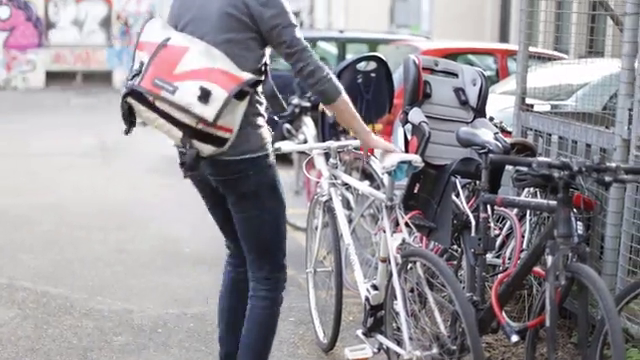
#> input picture frame 27 of cycle.mp4, 640 x 360 px, given in place of random.mp4, which was not available
$ python motionDetection.py
#> lines starting #> are read from the running program, lines starting #| are printed output that depends on the picture; after the words box and inside, x2 and y2 are one past the last pixel; in counts of white or black regions, pixels touching at a corner belong together; pictures that were not available may be replaced by others from this repository, and a replacement may not be noted

import numpy as np
import cv2 as cv

cap = cv.VideoCapture('random.mp4')
fps = cap.get(cv.CAP_PROP_FPS)

ret ,prevFrame = cap.read()
#> prevFrame is the input picture: shape (360, 640, 3); mean B, G, R 152.2, 146.4, 150.2
ret ,currFrame = cap.read()
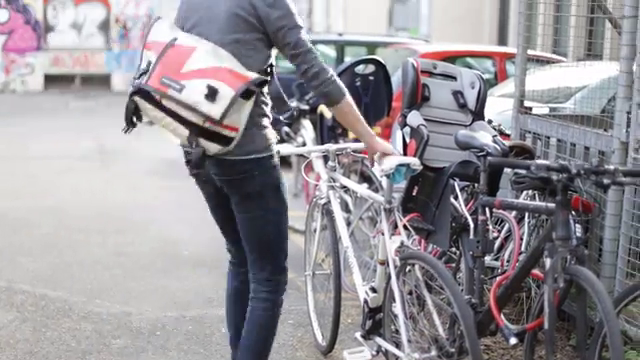
#> input picture frame 28 of cycle.mp4, 640 x 360 px, given in place of random.mp4, which was not available
#> currFrame is the input picture: shape (360, 640, 3); mean B, G, R 153.1, 147.6, 151.2

while True:

    frameDiff = cv.absdiff(prevFrame, currFrame)
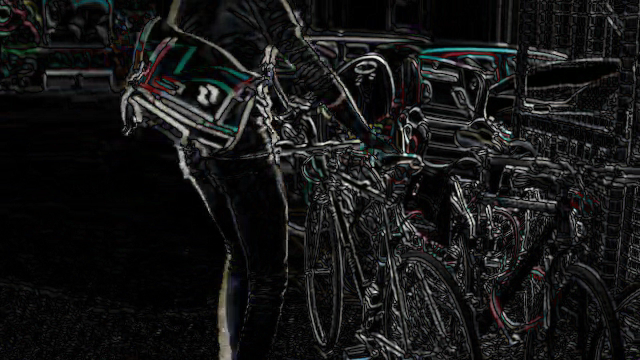
#> frameDiff: shape (360, 640, 3); mean B, G, R 22.3, 22.4, 22.2
    gray = cv.cvtColor(frameDiff, cv.COLOR_BGR2GRAY)
    blur = cv.GaussianBlur(gray, (5,5), 0)
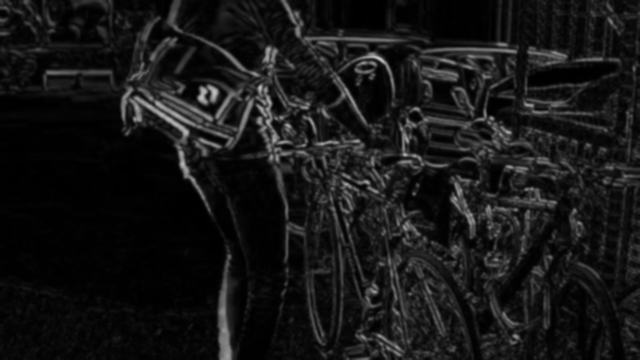
#> blur: shape (360, 640); min 0, max 196, mean 22.3
    _, threshold = cv.threshold(blur, 20, 255, cv.THRESH_BINARY)
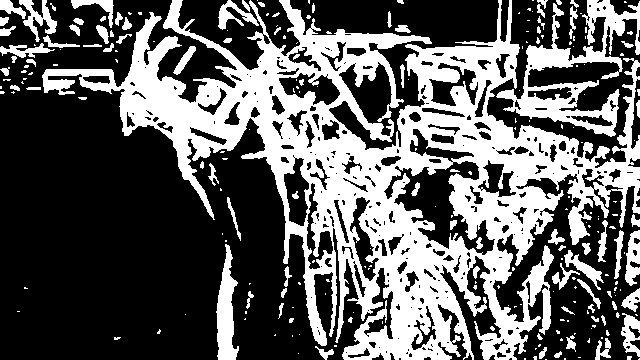
#> threshold: shape (360, 640); 37.1% white; 239 white regions (152 under 20 px)
    contours,hierarchy = cv.findContours(threshold, cv.RETR_TREE, cv.CHAIN_APPROX_SIMPLE)
#> contours = 529 contours, 342 with area under 20; largest, box (x1, y1, x2, y2) and area: (42, 0, 640, 360) 83312, (496, 0, 640, 137) 5766, (383, 160, 496, 256) 4474, (216, 244, 239, 360) 1390, (278, 72, 341, 106) 1176

    frame = cv.drawContours(prevFrame.copy(), contours, -1, (0,255,0), 2)
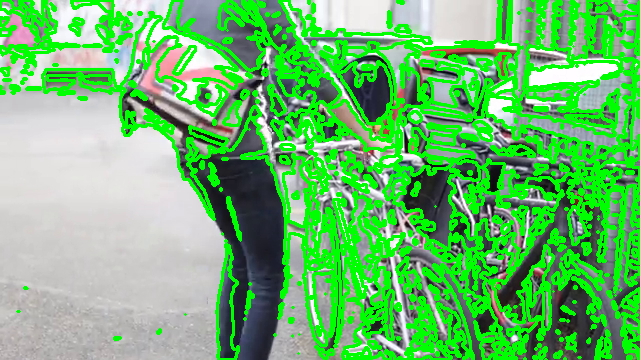
#> frame: shape (360, 640, 3); mean B, G, R 108.7, 186.8, 107.6


    cv.imshow('image', frame)

    prevFrame = currFrame
    _,currFrame = cap.read()
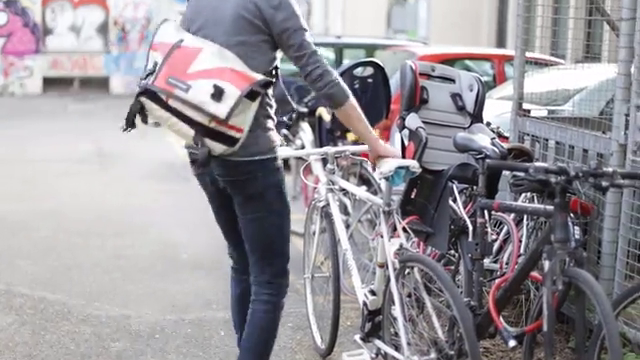
#> input picture frame 29 of cycle.mp4, 640 x 360 px, given in place of random.mp4, which was not available
#> currFrame is the input picture: shape (360, 640, 3); mean B, G, R 154.9, 149.1, 152.9

    # key = cv.waitKey(int(1000/fps))
    key = cv.waitKey(1)
#> (key Esc is pressed here)
    if key == 27:
        break


cv.destroyAllWindows()

$ run again, starting later in the video
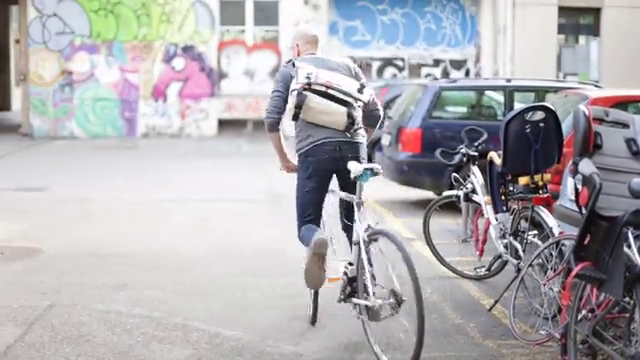
#> input picture frame 122 of cycle.mp4, 640 x 360 px, given in place of random.mp4, which was not available
#> prevFrame is the input picture: shape (360, 640, 3); mean B, G, R 178, 174.4, 176.3
#> `_, threshold = cv.threshold(blur, 20, 255, cv.THRESH_BINARY)`:
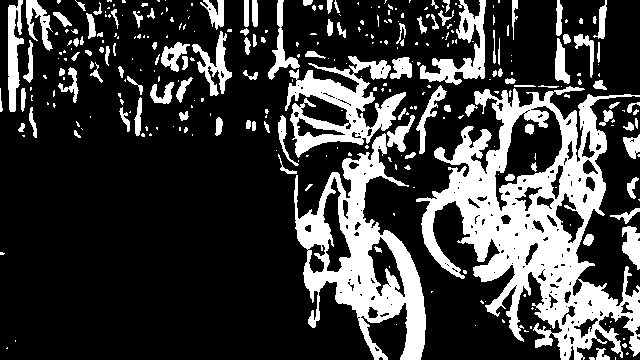
#> threshold: shape (360, 640); 24.4% white; 315 white regions (199 under 20 px)
#> contours = 496 contours, 358 with area under 20; largest, box (x1, y1, x2, y2) and area: (416, 86, 640, 360) 28442, (294, 133, 426, 360) 13268, (285, 56, 406, 158) 4787, (494, 105, 563, 212) 3227, (420, 0, 486, 85) 1686
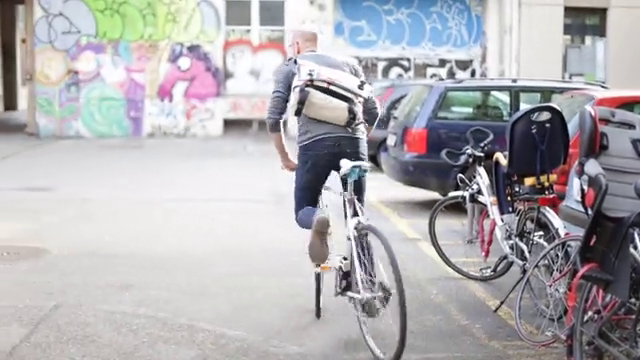
#> input picture frame 124 of cycle.mp4, 640 x 360 px, given in place of random.mp4, which was not available
#> currFrame is the input picture: shape (360, 640, 3); mean B, G, R 178.5, 174.8, 176.8
